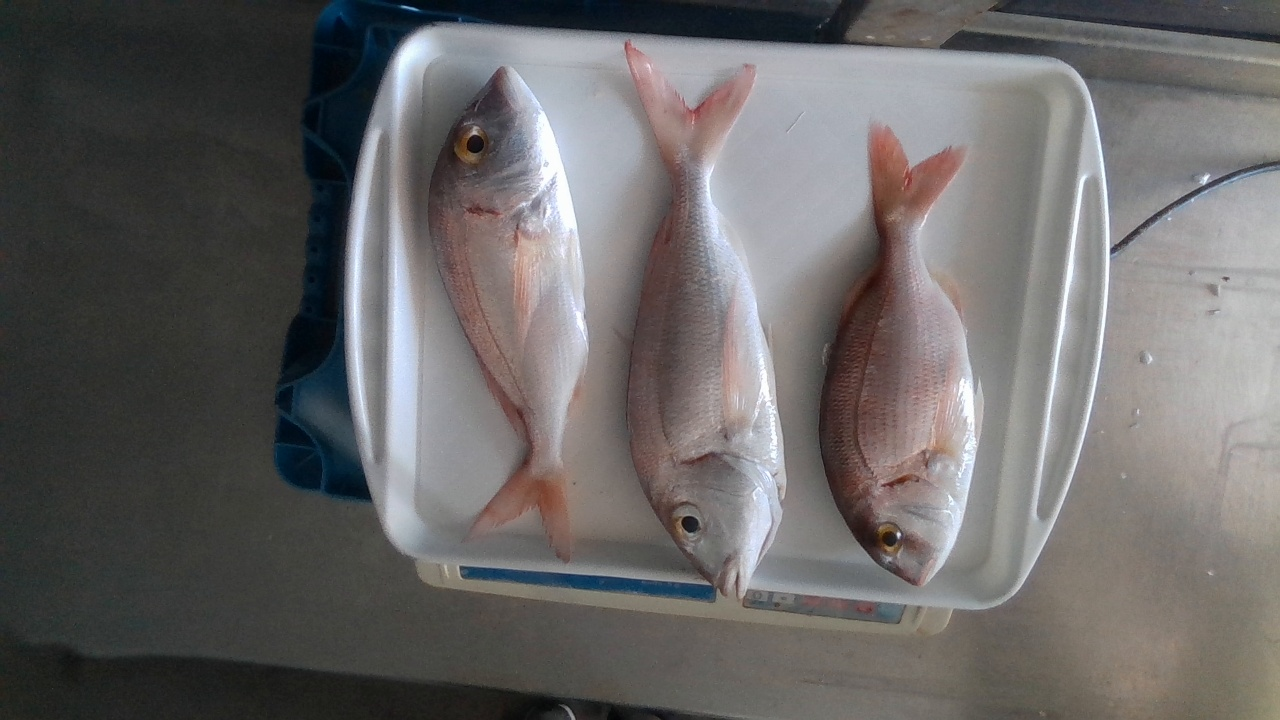
#> input picture pargo.jpg, 1280 x 720 px
$ python normalizeRGB.py
#> lines starting #> are read from the running program, lines starting #| are printed output that depends on the picture
import cv2
import numpy as np

# Load an image
imgName='pargo.jpg'
img = cv2.imread(imgName)
#> img is the input picture: shape (720, 1280, 3); mean B, G, R 102.6, 103.1, 105.3

#get the image size for matrix creation
height = img.shape[0]
#> height = 720
width = img.shape[1]
#> width = 1280
norm=np.zeros((height,width,3),np.float32)
norm_rgb=np.zeros((height,width,3),np.uint8)

#get the channels
b=img[:,:,0]
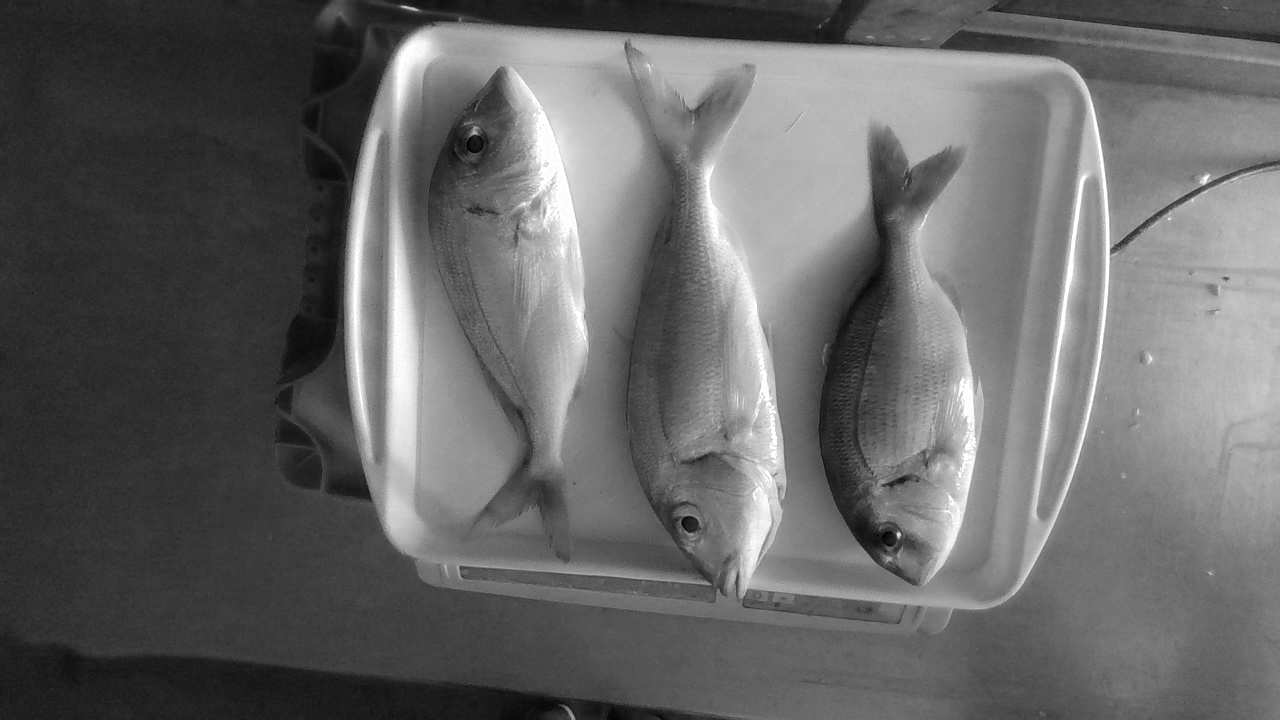
#> b: shape (720, 1280); min 0, max 255, mean 102.6
g=img[:,:,1]
r=img[:,:,2]
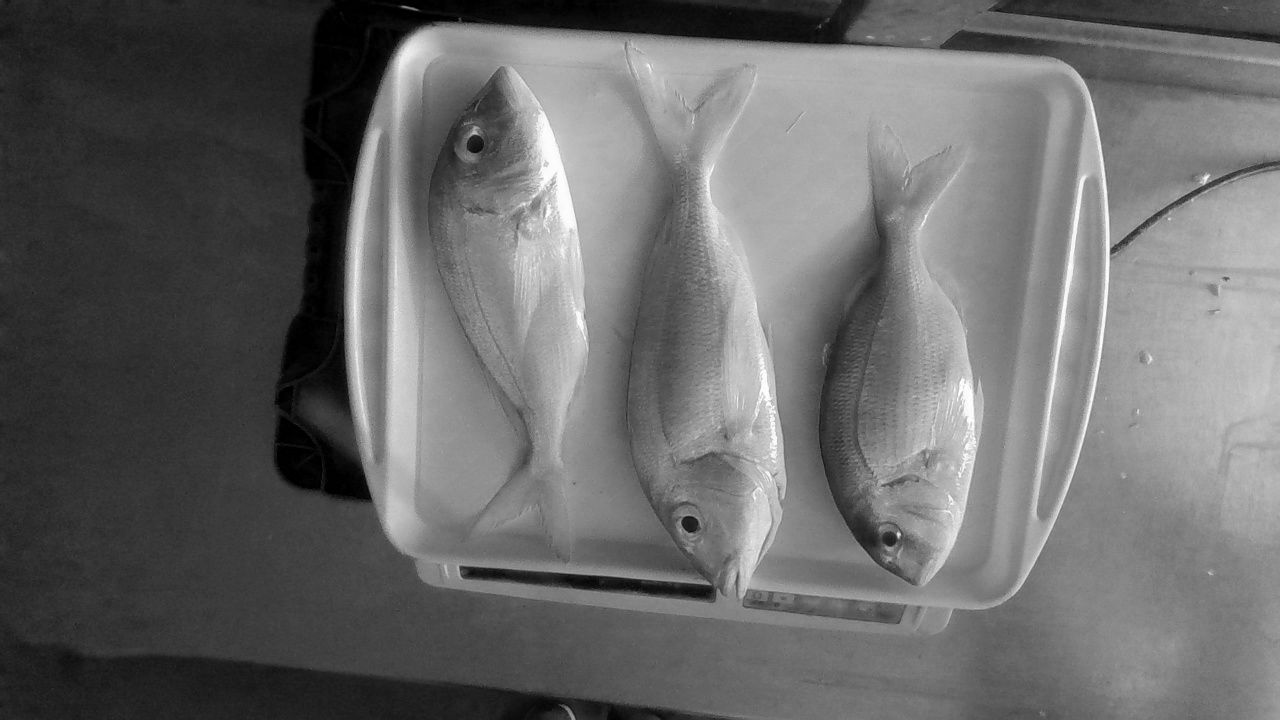
#> r: shape (720, 1280); min 0, max 255, mean 105.3

#sum the channels
sum=b+g+r
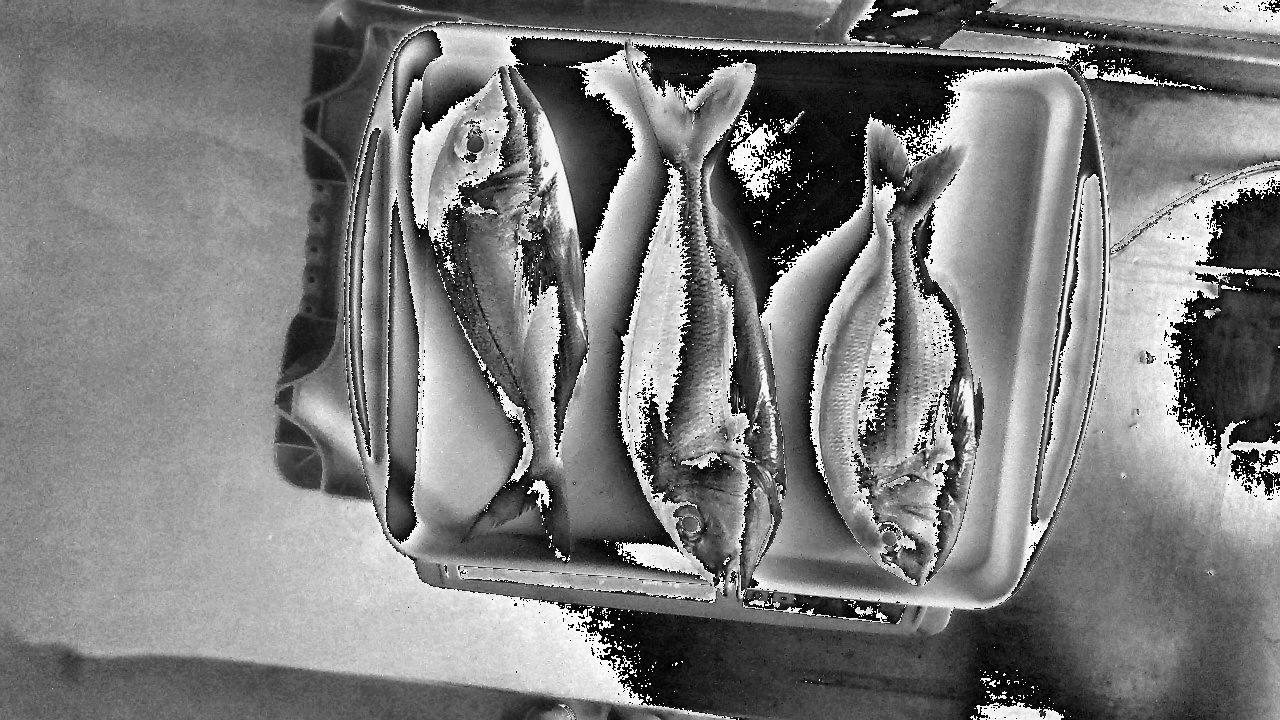
#> sum: shape (720, 1280); min 0, max 255, mean 123.7

#aply the equation (chanel/sum*255)
norm[:,:,0]=b/sum*255
#> norm: shape (720, 1280, 3) float32; 0.1% of the values are NaN or infinite; the others: min 0, max 47685, mean 226.8
norm[:,:,1]=g/sum*255
#> norm: shape (720, 1280, 3) float32; 0.2% of the values are NaN or infinite; the others: min 0, max 47685, mean 452.7
norm[:,:,2]=r/sum*255
#> norm: shape (720, 1280, 3) float32; 0.3% of the values are NaN or infinite; the others: min 0, max 51765, mean 684

#convert to uint8
norm_rgb=cv2.convertScaleAbs(norm)
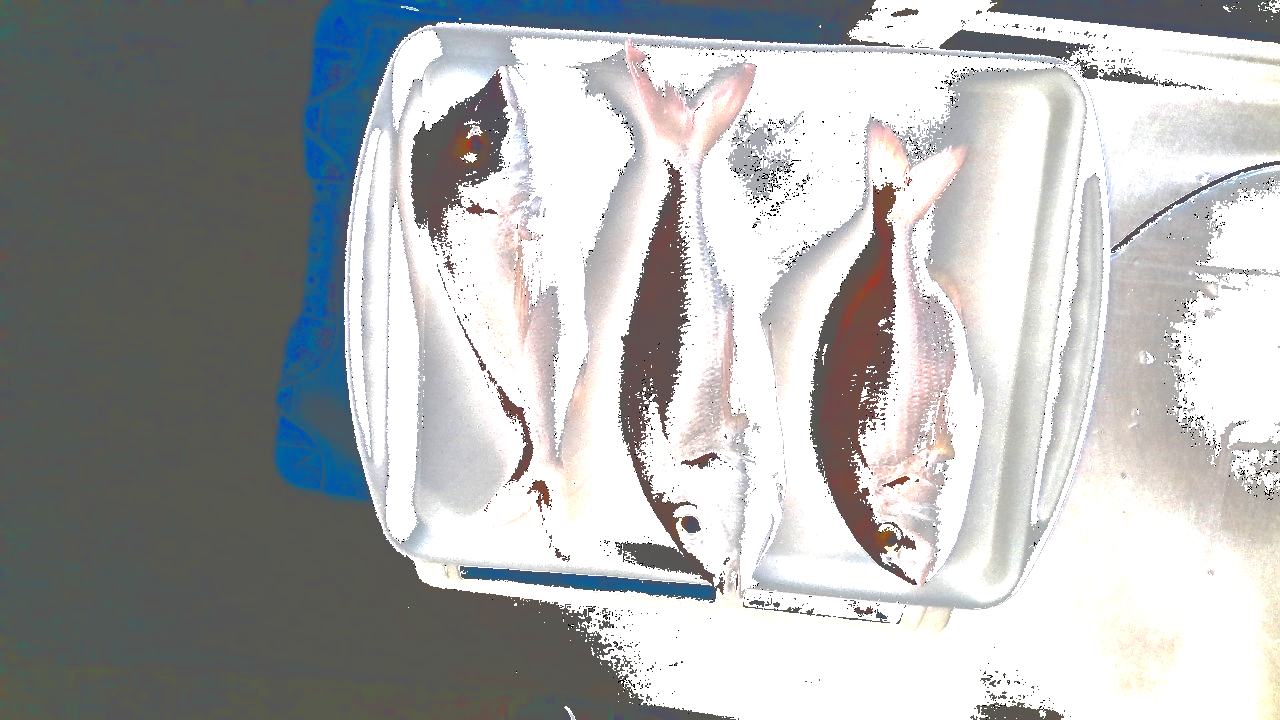
#> norm_rgb: shape (720, 1280, 3); mean of channels 0, 1, 2 176.3, 175.7, 174.5; drawn as B, G, R

#save the image
cv2.imwrite('norm_'+imgName,norm_rgb)

$ run again, with dorada.jpg copied over pargo.jpg
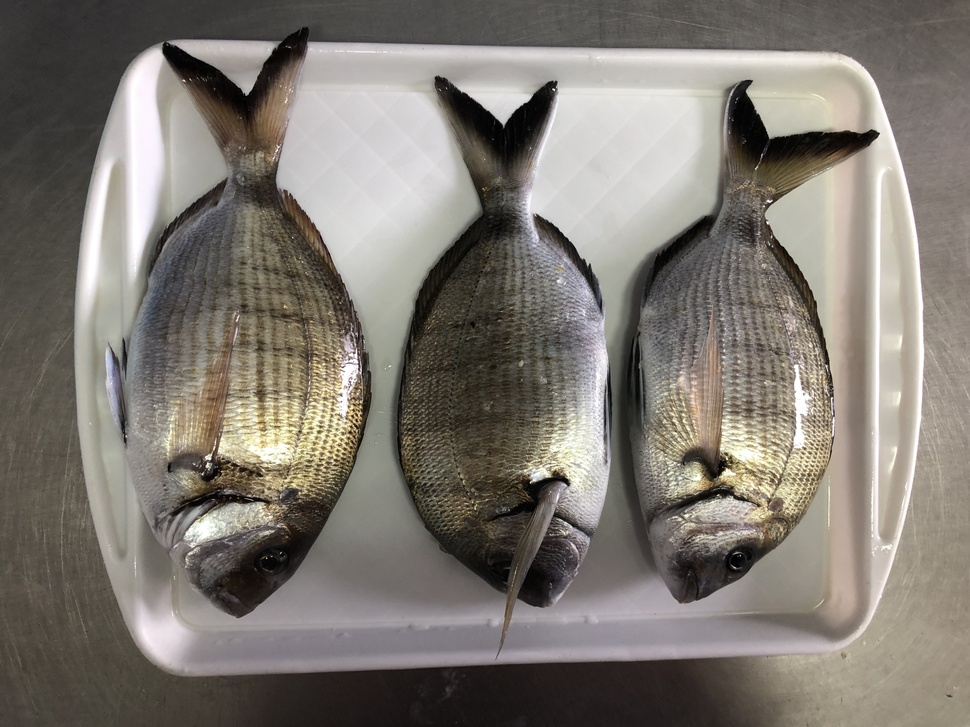
#> input picture dorada.jpg, 970 x 727 px, shrunk from 4032 x 3024 before the run
#> img is the input picture: shape (727, 970, 3); mean B, G, R 113.9, 121.5, 127
#> `sum=b+g+r`:
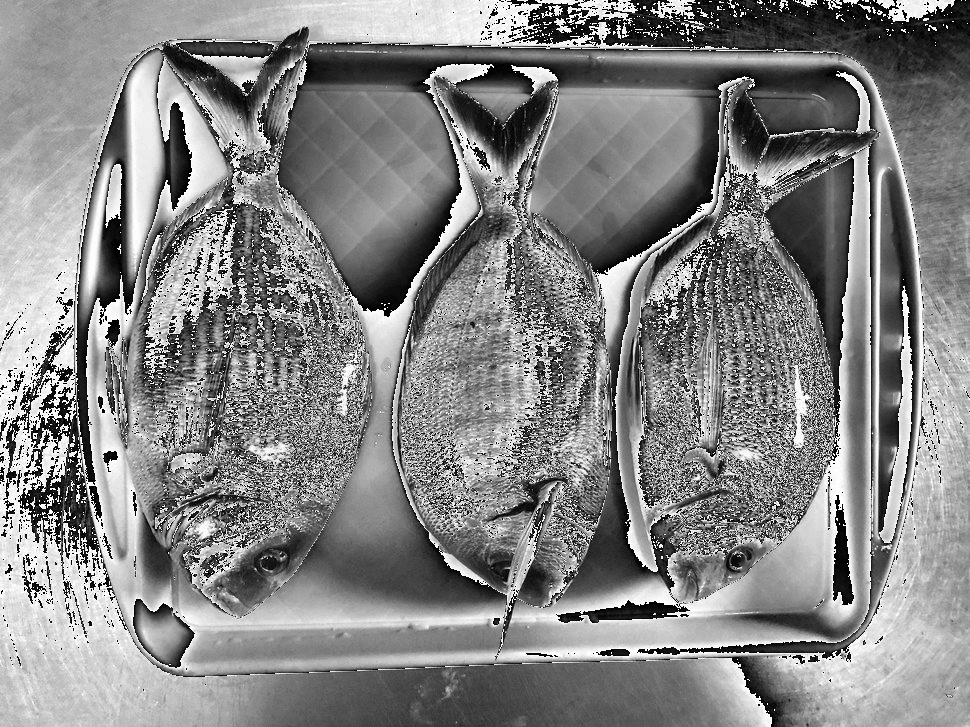
#> sum: shape (727, 970); min 0, max 255, mean 133.3
#> `norm_rgb=cv2.convertScaleAbs(norm)`:
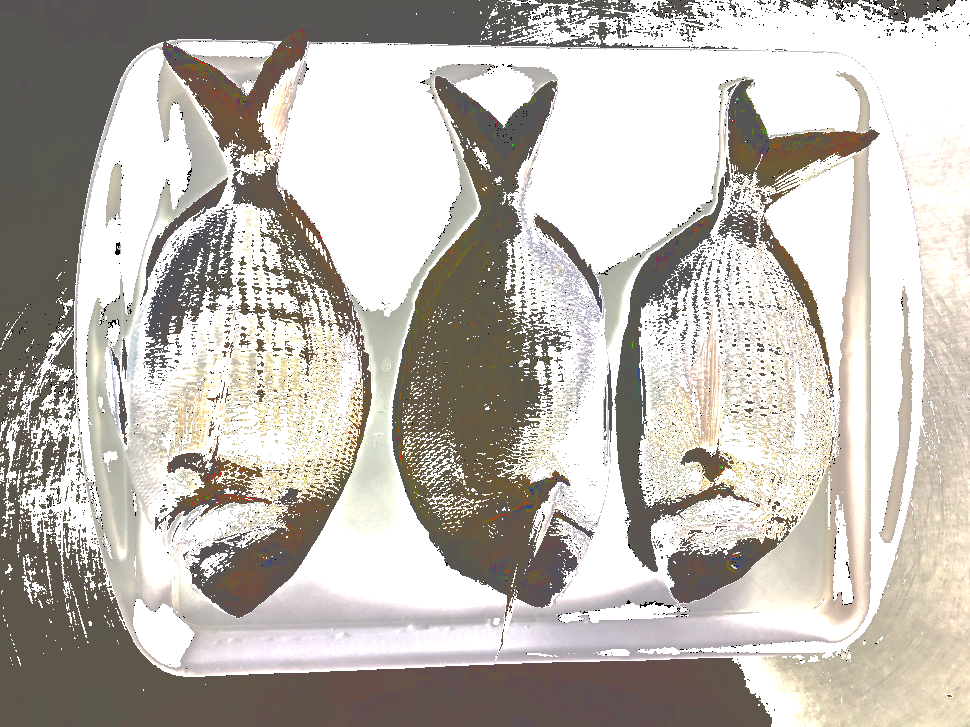
#> norm_rgb: shape (727, 970, 3); mean of channels 0, 1, 2 178.5, 185.2, 190.4; drawn as B, G, R
